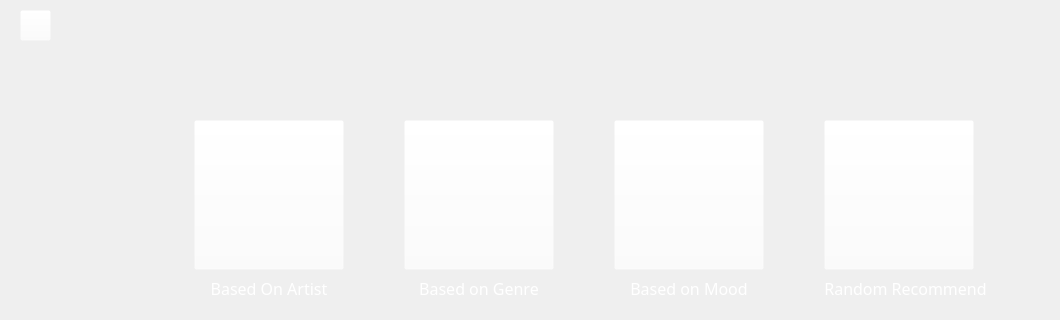
       <widget class="QWidget" name="createPage">
        <widget class="QFrame" name="homeButtonFrame">
         <property name="geometry">
          <rect>
           <x>10</x>
           <y>0</y>
           <width>51</width>
           <height>51</height>
          </rect>
         </property>
         <property name="styleSheet">
          <string notr="true">background-color: rgba(255, 255, 255, 0);</string>
         </property>
         <property name="frameShape">
          <enum>QFrame::StyledPanel</enum>
         </property>
         <property name="frameShadow">
          <enum>QFrame::Raised</enum>
         </property>
         <widget class="QPushButton" name="homeButton_create">
          <property name="geometry">
           <rect>
            <x>10</x>
            <y>10</y>
            <width>31</width>
            <height>31</height>
           </rect>
          </property>
          <property name="styleSheet">
           <string notr="true">QPushButton{
	image: url(:/icons/Media/icons/goback.png);
	background-color: rgba(255, 255, 255, 0);
}

QPushButton:hover{
	image: url(:/icons/Media/icons/goback.png);
	background-color: rgba(255, 255, 255, 0);
	border-style: none;
	border-radius: 40px;
}</string>
          </property>
          <property name="text">
           <string/>
          </property>
         </widget>
        </widget>
        <widget class="QFrame" name="buttonFrame_2">
         <property name="geometry">
          <rect>
           <x>130</x>
           <y>110</y>
           <width>921</width>
           <height>201</height>
          </rect>
         </property>
         <property name="styleSheet">
          <string notr="true">QFrame{
	background-color: rgba(255, 255, 255, 0);
}</string>
         </property>
         <property name="frameShape">
          <enum>QFrame::StyledPanel</enum>
         </property>
         <property name="frameShadow">
          <enum>QFrame::Raised</enum>
         </property>
         <layout class="QGridLayout" name="gridLayout_2">
          <item row="0" column="2">
           <widget class="QPushButton" name="createMoodButton">
            <property name="minimumSize">
             <size>
              <width>150</width>
              <height>150</height>
             </size>
            </property>
            <property name="maximumSize">
             <size>
              <width>150</width>
              <height>150</height>
             </size>
            </property>
            <property name="cursor">
             <cursorShape>PointingHandCursor</cursorShape>
            </property>
            <property name="styleSheet">
             <string notr="true">QPushButton{
	image: url(:/icons/Media/icons/mood.png);
	background-color: rgba(255, 255, 255, 0);
}

QPushButton:hover{
	image: url(:/icons/Media/icons/mood.png);
	background-color: rgba(255, 255, 255, 0.4);
	border-style: none;
	border-radius: 40px;
}
</string>
            </property>
            <property name="text">
             <string/>
            </property>
           </widget>
          </item>
          <item row="0" column="1">
           <widget class="QPushButton" name="createGenreButton">
            <property name="minimumSize">
             <size>
              <width>150</width>
              <height>150</height>
             </size>
            </property>
            <property name="maximumSize">
             <size>
              <width>150</width>
              <height>150</height>
             </size>
            </property>
            <property name="cursor">
             <cursorShape>PointingHandCursor</cursorShape>
            </property>
            <property name="styleSheet">
             <string notr="true">QPushButton{
	image: url(:/icons/Media/icons/createGenre.png);
	background-color: rgba(255, 255, 255, 0);
}

QPushButton:hover{
	image: url(:/icons/Media/icons/createGenre.png);
	background-color: rgba(255, 255, 255, 0.4);
	border-style: none;
	border-radius: 40px;
}
</string>
            </property>
            <property name="text">
             <string/>
            </property>
           </widget>
          </item>
          <item row="0" column="0">
           <widget class="QPushButton" name="createArtistButton">
            <property name="minimumSize">
             <size>
              <width>150</width>
              <height>150</height>
             </size>
            </property>
            <property name="maximumSize">
             <size>
              <width>150</width>
              <height>150</height>
             </size>
            </property>
            <property name="cursor">
             <cursorShape>PointingHandCursor</cursorShape>
            </property>
            <property name="styleSheet">
             <string notr="true">QPushButton{
	image: url(:/icons/Media/icons/createArtist.png);
	background-color: rgba(255, 255, 255, 0);
}

QPushButton:hover{
	image: url(:/icons/Media/icons/createArtist.png);
	background-color: rgba(255, 255, 255, 0.4);
	border-style: none;
	border-radius: 40px;
}</string>
            </property>
            <property name="text">
             <string/>
            </property>
           </widget>
          </item>
          <item row="2" column="0">
           <widget class="QLabel" name="createArtistLabel">
            <property name="font">
             <font>
              <family>Humnst777 BlkCn BT</family>
              <pointsize>12</pointsize>
             </font>
            </property>
            <property name="styleSheet">
             <string notr="true">QLabel{
	color: white;
	background-color: rgba(255, 255, 255, 0);
}</string>
            </property>
            <property name="text">
             <string>Based On Artist</string>
            </property>
            <property name="alignment">
             <set>Qt::AlignCenter</set>
            </property>
           </widget>
          </item>
          <item row="2" column="2">
           <widget class="QLabel" name="createMoodLabel">
            <property name="font">
             <font>
              <family>Humnst777 BlkCn BT</family>
              <pointsize>12</pointsize>
             </font>
            </property>
            <property name="styleSheet">
             <string notr="true">QLabel{
	color: white;
	background-color: rgba(255, 255, 255, 0);
}</string>
            </property>
            <property name="text">
             <string>Based on Mood</string>
            </property>
            <property name="alignment">
             <set>Qt::AlignCenter</set>
            </property>
           </widget>
          </item>
          <item row="2" column="1">
           <widget class="QLabel" name="createGenreLabel">
            <property name="font">
             <font>
              <family>Humnst777 BlkCn BT</family>
              <pointsize>12</pointsize>
             </font>
            </property>
            <property name="styleSheet">
             <string notr="true">QLabel{
	color: white;
	background-color: rgba(255, 255, 255, 0);
}</string>
            </property>
            <property name="text">
             <string>Based on Genre</string>
            </property>
            <property name="alignment">
             <set>Qt::AlignCenter</set>
            </property>
           </widget>
          </item>
          <item row="0" column="3">
           <widget class="QPushButton" name="recommendButton">
            <property name="minimumSize">
             <size>
              <width>150</width>
              <height>150</height>
             </size>
            </property>
            <property name="maximumSize">
             <size>
              <width>150</width>
              <height>150</height>
             </size>
            </property>
            <property name="cursor">
             <cursorShape>PointingHandCursor</cursorShape>
            </property>
            <property name="styleSheet">
             <string notr="true">QPushButton{
	image: url(:/icons/Media/icons/recommend.png);
	background-color: rgba(255, 255, 255, 0);
}

QPushButton:hover{
	image: url(:/icons/Media/icons/recommend.png);
	background-color: rgba(255, 255, 255, 0.4);
	border-style: none;
	border-radius: 40px;
}</string>
            </property>
            <property name="text">
             <string/>
            </property>
           </widget>
          </item>
          <item row="2" column="3">
           <widget class="QLabel" name="recommendLabel">
            <property name="font">
             <font>
              <family>Humnst777 BlkCn BT</family>
              <pointsize>12</pointsize>
             </font>
            </property>
            <property name="styleSheet">
             <string notr="true">QLabel{
	color: white;
	background-color: rgba(255, 255, 255, 0);
}</string>
            </property>
            <property name="text">
             <string>Random Recommend</string>
            </property>
            <property name="alignment">
             <set>Qt::AlignCenter</set>
            </property>
           </widget>
          </item>
         </layout>
        </widget>
       </widget>
